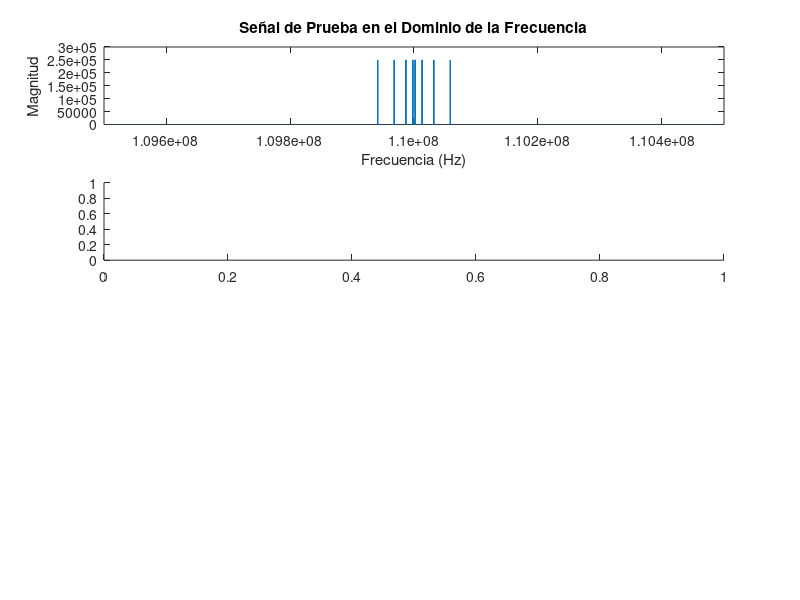

MATLAB code to generate this figure: (Note: this script raises an error after producing the figure.)
pkg load signal; % Cargar el paquete de señales si está disponible

% Parámetros iniciales
fs = 1e6; % Frecuencia de muestreo (Hz)
t = linspace(0, 1, fs); % Vector de tiempo de 1 segundo

% Crear señal de prueba centrada en 110 MHz con componentes en frecuencias específicas
fc = 110e6; % Frecuencia central de 110 MHz
f1 = 1875; % Frecuencia de 1875 Hz
f2 = 13125; % Frecuencia de 13125 Hz
f3 = 31875; % Frecuencia de 31875 Hz
f4 = 58625; % Frecuencia de 58625 Hz

% Generar la señal de prueba (modulación de amplitud)
test_signal = cos(2 * pi * f1 * t) + cos(2 * pi * f2 * t) + cos(2 * pi * f3 * t) + cos(2 * pi * f4 * t);
FMmodulada = test_signal .* cos(2 * pi * fc * t);

% Transformar la señal de prueba al dominio de la frecuencia
FMmodulada_freq = fft(FMmodulada);
f_FMmodulada = linspace(-fs/2, fs/2, length(FMmodulada_freq)) + fc; % Ajuste para centrar en 110 MHz

% Crear oscilador local de 99.3 MHz para obtener una IF de 10.7 MHz
f_lo = 99.3e6; % Frecuencia del oscilador local
osc_lo = cos(2 * pi * f_lo * t); % Señal del oscilador local

% Mezclar la señal de prueba con el oscilador local para obtener la señal IF
IF_signal = FMmodulada .* osc_lo;

% Transformar la señal IF al dominio de la frecuencia
IF_signal_freq = fft(IF_signal);
f_IF = linspace(-fs/2, fs/2, length(IF_signal_freq)) + (fc - f_lo); % Ajuste para centrar en la nueva frecuencia intermedia de 10.7 MHz

% Identificar las componentes de frecuencia significativas
magnitudes = abs(IF_signal_freq);
threshold = max(magnitudes) * 0.1; % Umbral para identificar picos significativos

% Encuentra los picos manualmente
peaks = [];
locs = [];
for i = 2:length(magnitudes)-1
    if magnitudes(i) > magnitudes(i-1) && magnitudes(i) > magnitudes(i+1) && magnitudes(i) > threshold
        peaks = [peaks; magnitudes(i)];
        locs = [locs; i];
    end
end

% Calcular el desplazamiento desde la frecuencia central
frecuencia_central = 10.7e6;
desplazamiento_derecha = max(f_IF(locs) - frecuencia_central);
desplazamiento_izquierda = min(f_IF(locs) - frecuencia_central);

disp(['Desplazamiento hacia la derecha: ', num2str(desplazamiento_derecha), ' Hz']);
disp(['Desplazamiento hacia la izquierda: ', num2str(desplazamiento_izquierda), ' Hz']);

% Frecuencia central para el filtro
band_start = 10.8e6;
band_end = 11.2e6;

% Graficar las señales en el dominio de la frecuencia
figure;

% Señal de Prueba en el Dominio de la Frecuencia
subplot(4,1,1);
plot(f_FMmodulada, fftshift(abs(FMmodulada_freq)));
title('Señal de Prueba en el Dominio de la Frecuencia');
xlabel('Frecuencia (Hz)');
ylabel('Magnitud');
xlim([fc - 500e3, fc + 500e3]); % Mostrar un rango más cerrado alrededor de 110 MHz para mejor visualización

% Señal del Oscilador Local en el Dominio de la Frecuencia
subplot(4,1,2);
plot(f_osc_lo, fftshift(abs(osc_lo_freq)));
title('Señal del Oscilador Local en el Dominio de la Frecuencia');
xlabel('Frecuencia (Hz)');
ylabel('Magnitud');
xlim([f_lo - 500e3, f_lo + 500e3]); % Mostrar un rango más cerrado alrededor de 99.3 MHz para mejor visualización

% Señal IF en el Dominio de la Frecuencia (sin filtrar)
subplot(4,1,3);
plot(f_IF, fftshift(abs(IF_signal_freq)));
title('Señal Intermedia (IF) en el Dominio de la Frecuencia (sin filtrar)');
xlabel('Frecuencia (Hz)');
ylabel('Magnitud');
xlim([10.2e6, 11.2e6]); % Mostrar un rango más cerrado alrededor de 10.7 MHz para mejor visualización

% Aplicar el filtro paso banda en el dominio de la frecuencia
bp_filter = (f_IF >= band_start & f_IF <= band_end);

% Aplicar el filtro en el dominio de la frecuencia
IF_signal_freq_filtered = IF_signal_freq .* bp_filter;

% Transformar la señal IF filtrada de vuelta al dominio del tiempo
IF_signal_filtered = ifft(IF_signal_freq_filtered);

% Graficar la señal filtrada con normalización
figure;
normalized_magnitude = abs(IF_signal_freq_filtered) / max(abs(IF_signal_freq_filtered));
plot(f_IF, fftshift(normalized_magnitude));
title('Señal IF Filtrada en el Dominio de la Frecuencia (Filtro de 10.8 a 11.2 MHz)');
xlabel('Frecuencia (Hz)');
ylabel('Magnitud (normalizada)');
xlim([10.8e6, 11.2e6]); % Mostrar un rango más cerrado para la señal filtrada
ylim([0, 1]); % Ajustar la escala de magnitud para mejor visualización

% Verificaciones adicionales
disp('Información de la señal de prueba:');
disp(['Longitud: ', num2str(length(FMmodulada))]);
disp(['Rango de valores: ', num2str(min(FMmodulada)), ' a ', num2str(max(FMmodulada))]);

disp('Información del oscilador local:');
disp(['Longitud: ', num2str(length(osc_lo))]);
disp(['Rango de valores: ', num2str(min(osc_lo)), ' a ', num2str(max(osc_lo))]);

disp('Información de la señal IF:');
disp(['Longitud: ', num2str(length(IF_signal))]);
disp(['Rango de valores: ', num2str(min(IF_signal)), ' a ', num2str(max(IF_signal))]);
